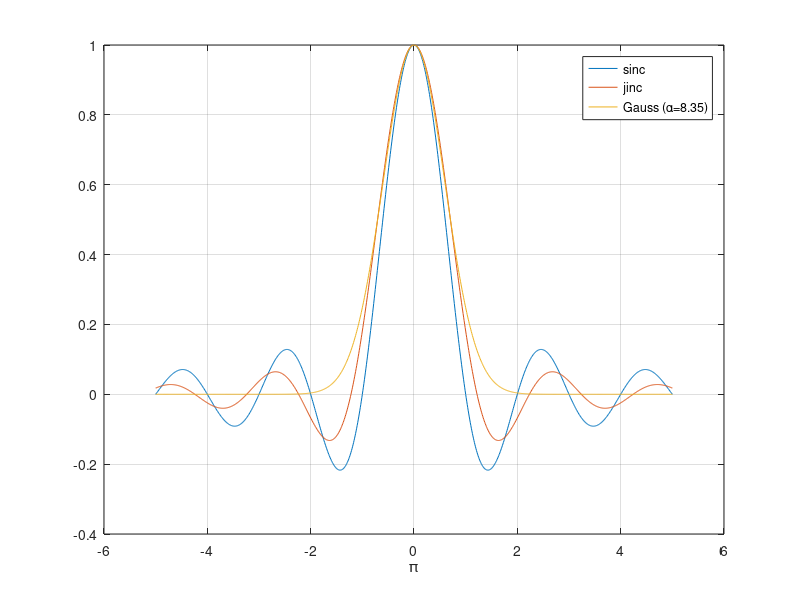

Write the MATLAB code that produced this figure.

x = linspace(-5,5,1001) * pi;

jinc = @(x) 2*besselj(1,x)./x.*(x~=0) + ones(size(x)).*(x==0);  % Based on https://github.com/johndgiese/matlab/blob/master/jinc.m

gaussAlpha = 8.35;
guassStd   = (numel(x)-1)/(2*gaussAlpha);


plot(x/pi,sinc(x/pi),x/pi,jinc(x),x/pi,gausswin(numel(x),gaussAlpha))
xlabel('\pi')
legend('sinc','jinc',sprintf('Gauss (\\alpha=%g)',gaussAlpha))
grid on
